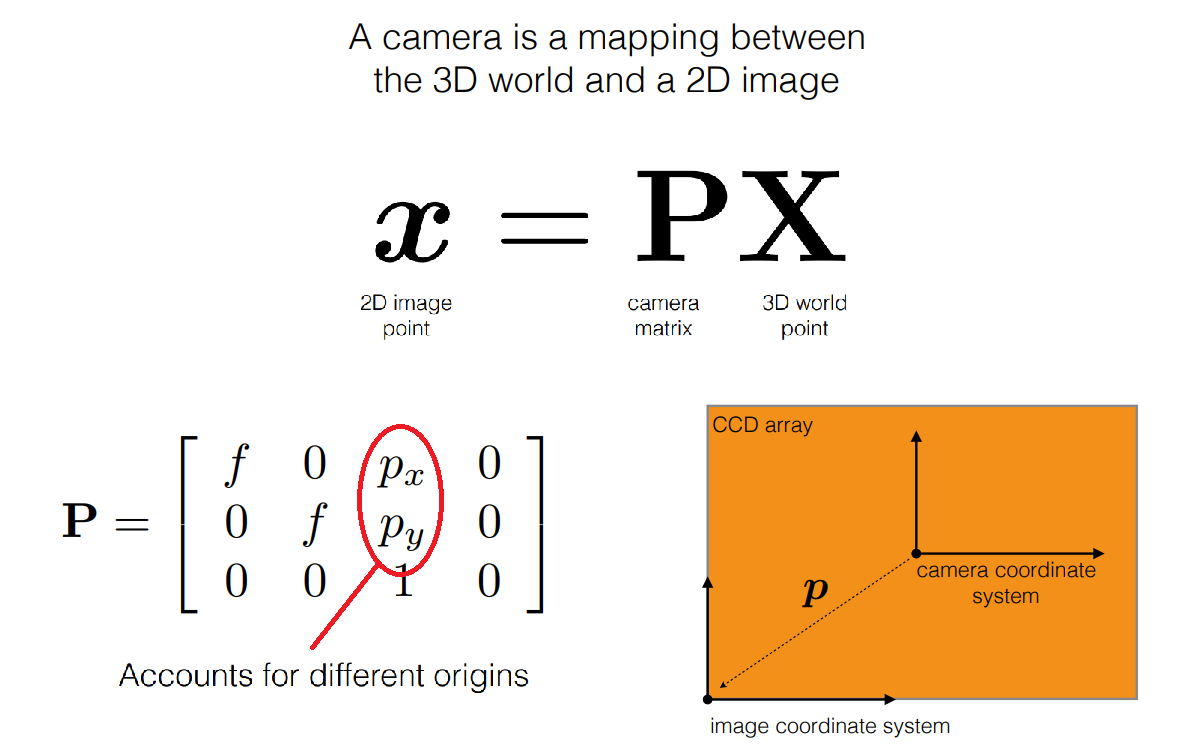
#> input picture .images/camera_matrix.png, 1191 x 746 px, given in place of the camera
$ python otsu.py
#> lines starting #> are read from the running program, lines starting #| are printed output that depends on the picture; after the words box and inside, x2 and y2 are one past the last pixel; in counts of white or black regions, pixels touching at a corner belong together
#!/usr/bin/python

# 2.12 Lab 9
# Luke Roberto Oct 2017
# Jacob Guggenheim 2019
# Jerry Ng 2019, 2020


import numpy as np
import cv2  # OpenCV module
import time
import math
from matplotlib import pyplot as plt

def main():
    cap = cv2.VideoCapture(0)

    ret, cv_image = cap.read()
#> cv_image is the input picture: shape (746, 1191, 3); mean B, G, R 215, 231.2, 245.3

    # otsu
    grayIm = cv2.cvtColor(cv_image,cv2.COLOR_BGR2GRAY)
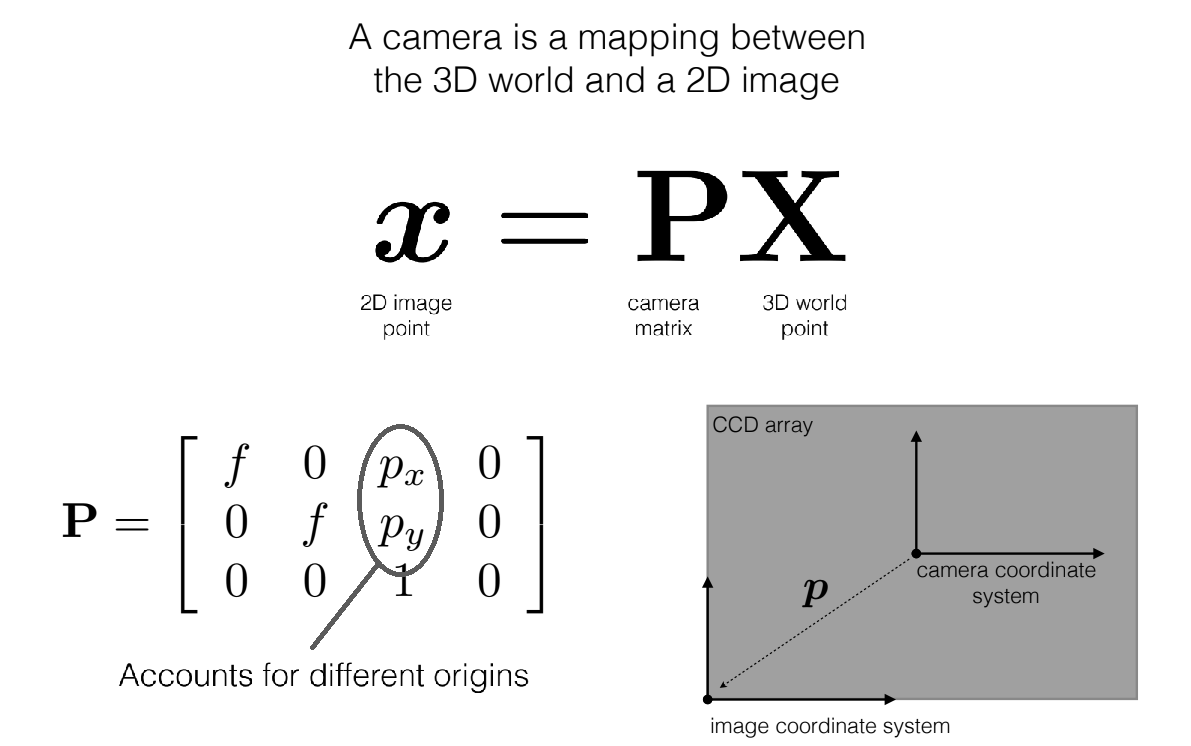
#> grayIm: shape (746, 1191); min 0, max 255, mean 233.6
    blurIm = cv2.GaussianBlur(grayIm,(15,5),0)
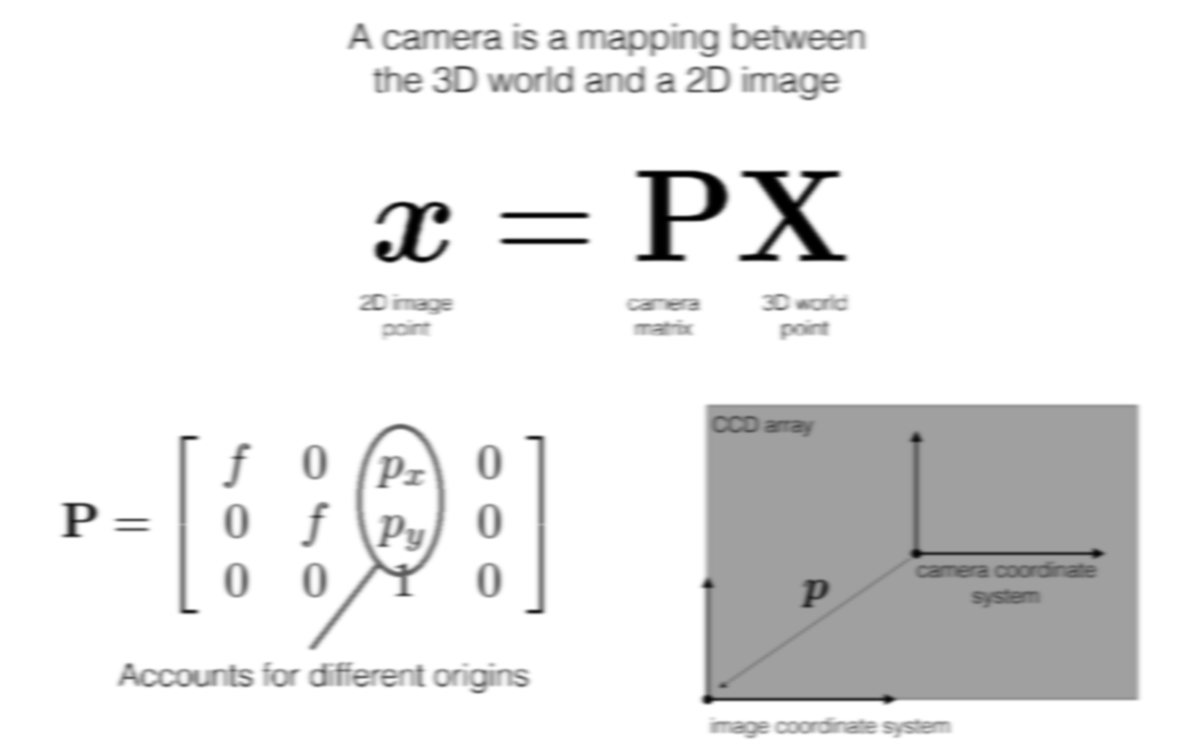
#> blurIm: shape (746, 1191); min 0, max 255, mean 233.6
    blurThresh, otsuImage = cv2.threshold(blurIm,0,255,cv2.THRESH_BINARY+cv2.THRESH_OTSU)
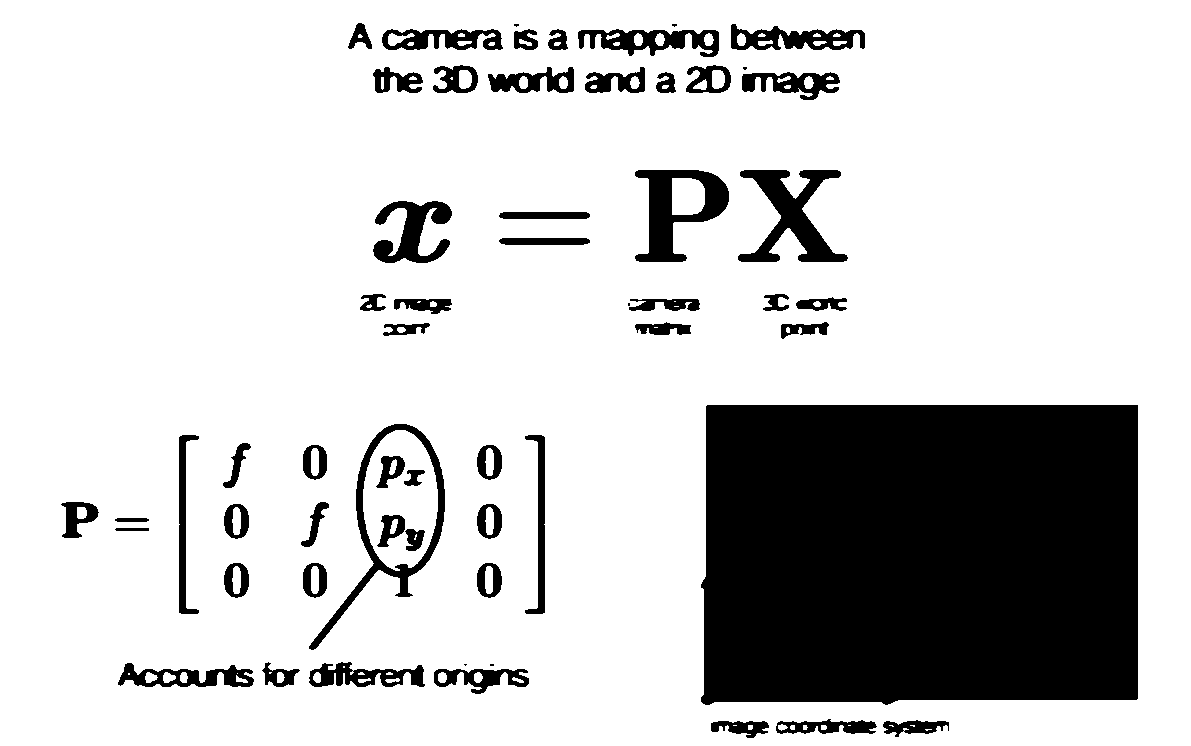
#> otsuImage: shape (746, 1191); 80.2% white; 59 black regions (6 under 20 px), largest, box (x1, y1, x2, y2) and area: (701, 405, 1138, 705) 128152, (738, 170, 848, 262) 4166, (635, 170, 729, 262) 3935
#> blurThresh = 202

    # show images
    images = [blurIm, 0, otsuImage]
    plt.figure(figsize=(10, 6))
    plt.subplot(2,2,1), plt.imshow(images[0], 'gray'),
    plt.subplot(2,2,(2,4)), plt.hist(images[0].ravel(),256),  plt.axvline(x=blurThresh, color='c')
    plt.xlabel('Grayscale Pixel Intensity')
    plt.ylabel('Number of Pixels')
    plt.subplot(2,2,3), plt.imshow(images[2], 'gray')
    plt.show()
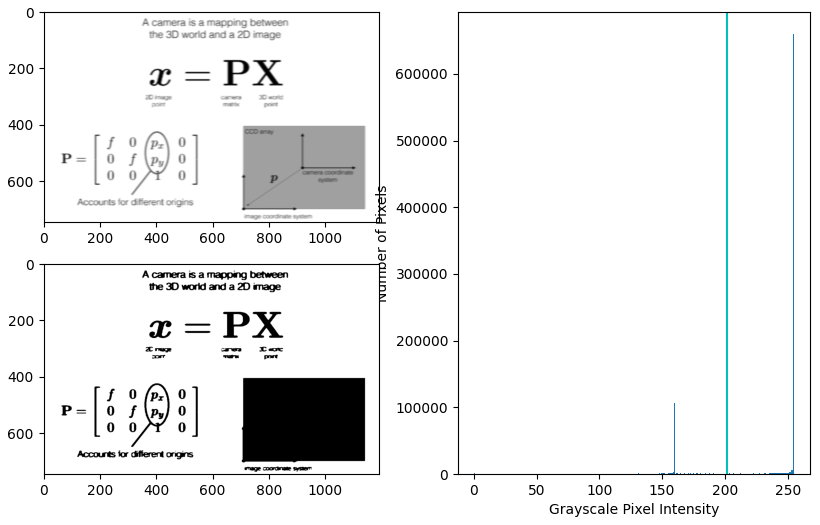
#> figure drawn by matplotlib, 3 panels; panel 2: tallest bar 659971 high, from x = 254 to 255
    plt.close()

if __name__=='__main__':
    main()
